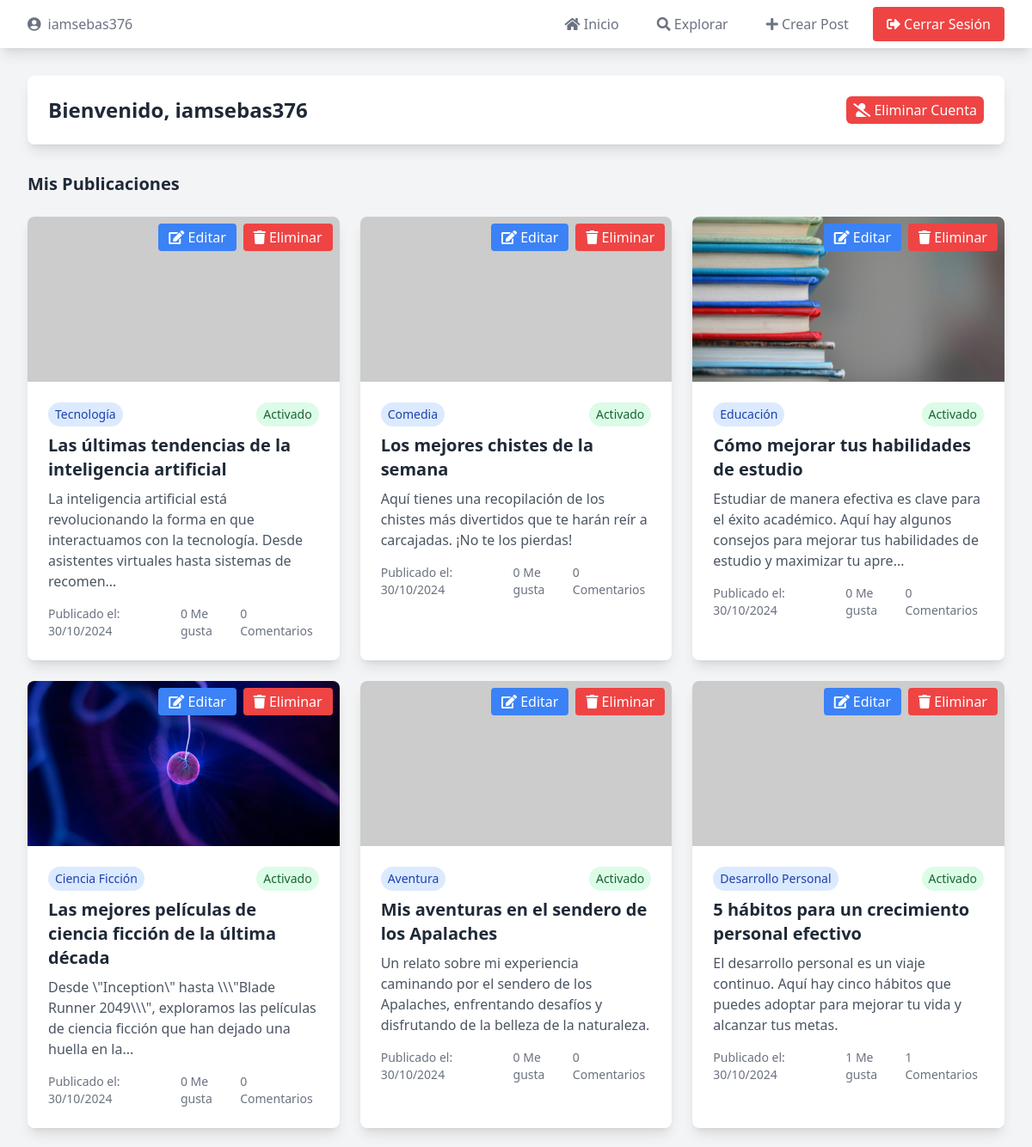
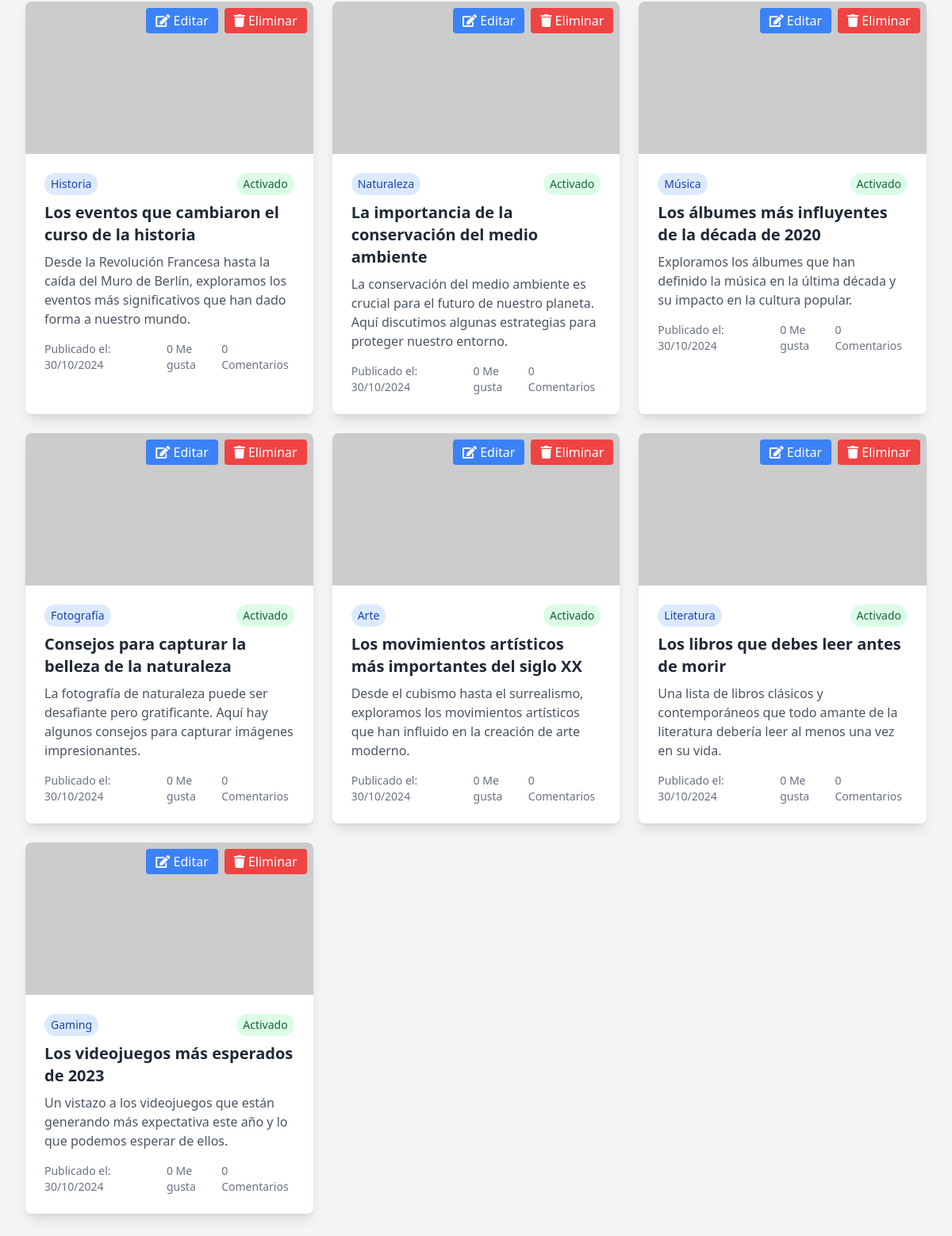
The page /inicio.php (signed in) on the database its author committed (2 pictures, top to bottom).
### tables this page shows
CREATE TABLE `posts` (
  `id` int(11) NOT NULL,
  `author_id` int(11) DEFAULT NULL,
  `title` varchar(100) DEFAULT NULL,
  `content` varchar(10000) DEFAULT NULL,
  `category_id` int(11) DEFAULT NULL,
  `image` varchar(100) DEFAULT NULL,
  `date` datetime DEFAULT current_timestamp(),
  `status_id` int(11) DEFAULT NULL
);

CREATE TABLE `categories` (
  `id` int(11) NOT NULL,
  `name` varchar(50) DEFAULT NULL
);

CREATE TABLE `statuses` (
  `id` int(11) NOT NULL,
  `name` varchar(15) DEFAULT NULL
);

### inicio.php (the view, shortened to what this page needs)
<?php
$username = htmlspecialchars($_SESSION['username']);
$conectar = conn();
$sql_user = "SELECT id, email FROM authors WHERE name = ?";
$stmt_user = mysqli_prepare($conectar, $sql_user);
mysqli_stmt_bind_param($stmt_user, "s", $username);
mysqli_stmt_execute($stmt_user);
$result_user = mysqli_stmt_get_result($stmt_user);
$user_data = mysqli_fetch_assoc($result_user);
$author_id = $user_data['id'];
$sql = "SELECT p.*, c.name as category_name, s.name as status_name,
               (SELECT COUNT(*) FROM likes WHERE post_id = p.id) as total_likes,
               (SELECT COUNT(*) FROM comments WHERE post_id = p.id) as total_comments
        FROM posts p
        LEFT JOIN categories c ON p.category_id = c.id
        LEFT JOIN statuses s ON p.status_id = s.id
        WHERE p.author_id = ?
        ORDER BY p.date DESC";
$stmt = mysqli_prepare($conectar, $sql);
mysqli_stmt_bind_param($stmt, "i", $author_id);
mysqli_stmt_execute($stmt);
$resul = mysqli_stmt_get_result($stmt);
$notification = isset($_SESSION['message']) ? $_SESSION['message'] : '';
?>
<!DOCTYPE html>
<html lang="es">
<head>
    <script src="https://cdn.tailwindcss.com"></script>
</head>
<body class="bg-gray-100" x-data="{ showNotification: <?php echo !empty($notification) ? 'true' : 'false'; ?>, showDeleteModal: false }">
    <?php include('components/navbar.php'); ?>
    <div class="max-w-7xl mx-auto px-4 sm:px-6 lg:px-8 py-8">
        <div class="bg-white rounded-lg shadow-lg p-6 mb-8 flex justify-between items-center">
            <h1 class="text-2xl font-bold text-gray-800">Bienvenido, <?php echo $username; ?></h1>
            <button @click="showDeleteModal = true" class="text-white bg-red-500 hover:bg-red-600 px-2 py-1 rounded-md transition duration-150 ease-in-out">
                <i class="fas fa-user-slash"></i> Eliminar Cuenta
            </button>
        </div>
        <h2 class="text-xl font-semibold text-gray-800 mb-6">Mis Publicaciones</h2>
        <div class="grid grid-cols-1 md:grid-cols-2 lg:grid-cols-3 gap-6">
            <?php if (mysqli_num_rows($resul) > 0): ?>
                <?php while ($row = mysqli_fetch_assoc($resul)): ?>
                    <div class="bg-white rounded-lg shadow-lg overflow-hidden relative">
                        <div class="absolute top-2 right-2 flex space-x-2">
                            <a href="editar_post.php?id=<?php echo $row['id']; ?>" class="bg-blue-500 text-white px-3 py-1 rounded hover:bg-blue-600 transition">
                                <i class="fas fa-edit"></i> Editar
                            </a>
                            <a href="eliminar_post.php?id=<?php echo $row['id']; ?>" class="bg-red-500 text-white px-3 py-1 rounded hover:bg-red-600 transition">
                                <i class="fas fa-trash"></i> Eliminar
                            </a>
                        </div>
                        <div class="aspect-w-16 aspect-h-9">
                            <img src="<?php echo htmlspecialchars($row['image']); ?>"
                                alt="Imagen de <?php echo htmlspecialchars($row['title']); ?>"
                                class="w-full h-48 object-cover"
                                onerror="this.src='https://placehold.co/600x400.png?text=No+Image';">
                        </div>
                        <div class="p-6">
                            <div class="flex justify-between items-center mb-2">
                                <span class="px-2 py-1 bg-blue-100 text-blue-800 rounded-full text-sm">
                                    <?php echo htmlspecialchars($row['category_name'] ?? 'Sin categoría'); ?>
                                </span>
                                <span class="px-2 py-1
                                    <?php
                                    if ($row['status_name'] === 'Activado') {
                                        echo 'bg-green-100 text-green-800';
                                    } elseif ($row['status_name'] === 'Desactivado') {
                                        echo 'bg-yellow-100 text-yellow-800';
                                    } elseif ($row['status_name'] === 'Borrador') {
                                        echo 'bg-red-100 text-red-800';
                                    } else {
                                        echo 'bg-gray-100 text-gray-800';
                                    }
                                    ?>
                                    rounded-full text-sm">
                                    <?php echo htmlspecialchars($row['status_name'] ?? 'Sin estado'); ?>
                                </span>
                            </div>
                            <h3 class="text-xl font-semibold text-gray-800 mb-2">
                                <?php echo htmlspecialchars($row['title']); ?>
                            </h3>
                            <p class="text-gray-600 mb-4">
                                <?php
                                $content = htmlspecialchars($row['content']);
                                echo strlen($content) > 150 ? substr($content, 0, 150) . "..." : $content;
                                ?>
                            </p>
                            <div class="flex justify-between items-center text-sm text-gray-500">
                                <span>Publicado el: <?php echo date('d/m/Y', strtotime($row['date'])); ?></span>
                                <span><?php echo $row['total_likes']; ?> Me gusta</span>
                                <span><?php echo $row['total_comments']; ?> Comentarios</span>
                            </div>
                        </div>
                    </div>
                <?php endwhile; ?>
            <?php endif; ?>
        </div>
    </div>
</body>
</html>

### components/navbar.php (shortened to what this page needs)
<head>
    <link href="https://cdnjs.cloudflare.com/ajax/libs/font-awesome/5.15.3/css/all.min.css" rel="stylesheet">
</head>
<nav class="bg-white shadow-lg sticky top-0 z-10">
    <div class="max-w-7xl mx-auto px-4 sm:px-6 lg:px-8">
        <div class="flex justify-between items-center">
            <div class="flex space-x-7">
                <div class="flex items-center py-4">
                    <i class="fas fa-user-circle text-gray-500 mr-2"></i>
                    <span class="text-gray-500"><?php echo htmlspecialchars($username); ?></span>
                </div>
            </div>
            <div class="hidden md:flex items-center space-x-3">
                <a href="inicio.php" class="py-2 px-4 text-gray-500 hover:text-gray-700">
                    <i class="fas fa-home"></i> Inicio
                </a>
                <a href="explorar.php" class="py-2 px-4 text-gray-500 hover:text-gray-700">
                    <i class="fas fa-search"></i> Explorar
                </a>
                <a href="crear_post.php" class="py-2 px-4 text-gray-500 hover:text-gray-700">
                    <i class="fas fa-plus"></i> Crear Post
                </a>
                <a href="logout.php" class="py-2 px-4 bg-red-500 text-white rounded hover:bg-red-600">
                    <i class="fas fa-sign-out-alt"></i> Cerrar Sesión
                </a>
            </div>
        </div>
    </div>
</nav>

### rows shown on the page
posts: category.name "Tecnología", status.name "Activado", title "Las últimas tendencias de la inteligencia artificial", content "La inteligencia artificial está revolucionando la forma en que interactuamos con la tecnología. Desde asistentes virtuales hasta sistemas de recomen", date "30/10/2024", total_likes "0", total_comments "0"
posts: category.name "Comedia", status.name "Activado", title "Los mejores chistes de la semana", content "Aquí tienes una recopilación de los chistes más divertidos que te harán reír a carcajadas. ¡No te los pierdas!", date "30/10/2024", total_likes "0", total_comments "0"
posts: image (picture), category.name "Educación", status.name "Activado", title "Cómo mejorar tus habilidades de estudio", content "Estudiar de manera efectiva es clave para el éxito académico. Aquí hay algunos consejos para mejorar tus habilidades de estudio y maximizar tu apre", date "30/10/2024", total_likes "0", total_comments "0"
posts: image (picture), category.name "Ciencia Ficción", status.name "Activado", title "Las mejores películas de ciencia ficción de la última década", content "Desde \\\"Inception\\\" hasta \\\\\\\"Blade Runner 2049\\\\\\\", exploramos las películas de ciencia ficción que han dejado una huella en la", date "30/10/2024", total_likes "0", total_comments "0"
posts: category.name "Aventura", status.name "Activado", title "Mis aventuras en el sendero de los Apalaches", content "Un relato sobre mi experiencia caminando por el sendero de los Apalaches, enfrentando desafíos y disfrutando de la belleza de la naturaleza.", date "30/10/2024", total_likes "0", total_comments "0"
posts: category.name "Desarrollo Personal", status.name "Activado", title "5 hábitos para un crecimiento personal efectivo", content "El desarrollo personal es un viaje continuo. Aquí hay cinco hábitos que puedes adoptar para mejorar tu vida y alcanzar tus metas.", date "30/10/2024", total_likes "1", total_comments "1"
posts: category.name "Historia", status.name "Activado", title "Los eventos que cambiaron el curso de la historia", content "Desde la Revolución Francesa hasta la caída del Muro de Berlín, exploramos los eventos más significativos que han dado forma a nuestro mundo.", date "30/10/2024", total_likes "0", total_comments "0"
posts: category.name "Naturaleza", status.name "Activado", title "La importancia de la conservación del medio ambiente", content "La conservación del medio ambiente es crucial para el futuro de nuestro planeta. Aquí discutimos algunas estrategias para proteger nuestro entorno.", date "30/10/2024", total_likes "0", total_comments "0"
posts: category.name "Música", status.name "Activado", title "Los álbumes más influyentes de la década de 2020", content "Exploramos los álbumes que han definido la música en la última década y su impacto en la cultura popular.", date "30/10/2024", total_likes "0", total_comments "0"
posts: category.name "Fotografía", status.name "Activado", title "Consejos para capturar la belleza de la naturaleza", content "La fotografía de naturaleza puede ser desafiante pero gratificante. Aquí hay algunos consejos para capturar imágenes impresionantes.", date "30/10/2024", total_likes "0", total_comments "0"
posts: category.name "Arte", status.name "Activado", title "Los movimientos artísticos más importantes del siglo XX", content "Desde el cubismo hasta el surrealismo, exploramos los movimientos artísticos que han influido en la creación de arte moderno.", date "30/10/2024", total_likes "0", total_comments "0"
posts: category.name "Literatura", status.name "Activado", title "Los libros que debes leer antes de morir", content "Una lista de libros clásicos y contemporáneos que todo amante de la literatura debería leer al menos una vez en su vida.", date "30/10/2024", total_likes "0", total_comments "0"
posts: category.name "Gaming", status.name "Activado", title "Los videojuegos más esperados de 2023", content "Un vistazo a los videojuegos que están generando más expectativa este año y lo que podemos esperar de ellos.", date "30/10/2024", total_likes "0", total_comments "0"

### other values the page prints
$username "iamsebas376"
